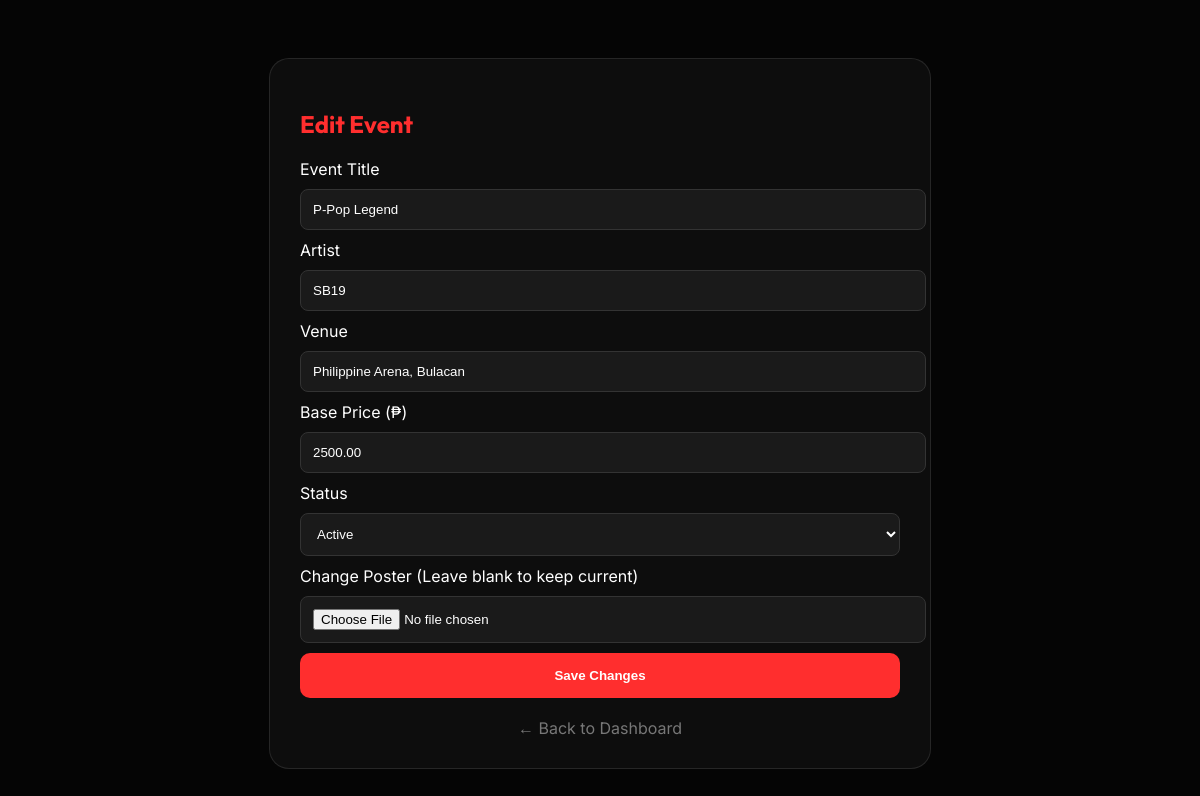
The page /AdminFunction/editevent.php?id=15 (signed in) on the database its author committed.
### tables this page shows
CREATE TABLE `events` (
  `id` int(11) NOT NULL,
  `title` varchar(150) NOT NULL,
  `artist` varchar(120) NOT NULL,
  `venue` varchar(150) NOT NULL,
  `event_date` date NOT NULL,
  `event_time` time NOT NULL,
  `price` decimal(10,2) NOT NULL,
  `poster` varchar(255) DEFAULT NULL,
  `status` enum('active','soldout','cancelled') DEFAULT 'active',
  `created_at` timestamp NOT NULL DEFAULT current_timestamp(),
  `total_rows` int(11) DEFAULT 10,
  `cols_per_row` int(11) NOT NULL,
  `seats_per_row` int(11) DEFAULT 10,
  `vip_rows_count` int(11) DEFAULT 3,
  `price_vip1` int(11) DEFAULT 0,
  `price_vip2` int(11) DEFAULT 0,
  `price_vip3` int(11) DEFAULT 0
);

### AdminFunction/editevent.php (the view, shortened to what this page needs)
<?php
include '../db.php';
$id = (int) $_GET['id'];
$result = mysqli_query($conn, "SELECT * FROM events WHERE id = $id");
$event = mysqli_fetch_assoc($result);
?>
<!DOCTYPE html>
<html lang="en">
<head>
</head>
<body>
    <div class="container">
        <h2>Edit Event</h2>
        <form method="POST" enctype="multipart/form-data">
            <label>Event Title</label>
            <input type="text" name="title" value="<?php echo htmlspecialchars($event['title']); ?>" required>
            <label>Artist</label>
            <input type="text" name="artist" value="<?php echo htmlspecialchars($event['artist']); ?>" required>
            <label>Venue</label>
            <input type="text" name="venue" value="<?php echo htmlspecialchars($event['venue']); ?>" required>
            <label>Base Price (₱)</label>
            <input type="number" name="price" value="<?php echo $event['price']; ?>" required>
            <label>Status</label>
            <select name="status">
                <option value="active" <?php if ($event['status'] == 'active')
                    echo 'selected'; ?>>Active</option>
            </select>
            <label>Change Poster (Leave blank to keep current)</label>
            <input type="file" name="poster">
            <button type="submit" name="update_event" class="btn">Save Changes</button>
        </form>
        <a href="admindash.php" class="back-link">← Back to Dashboard</a>
    </div>
</body>
</html>

### AdminFunction/editevent.php (style rules this page uses)
body { background: #050505; color: white; font-family: 'Inter'; padding: 50px; }
.container { max-width: 600px; margin: auto; background: #0d0d0d; padding: 30px; border-radius: 20px; border: 1px solid rgba(255, 255, 255, 0.1); }
h2 { font-family: 'Outfit'; color: #ff2e2e; margin-bottom: 20px; }
input, select { width: 100%; padding: 12px; margin: 10px 0; background: #1a1a1a; border: 1px solid #333; color: white; border-radius: 8px; }
.btn { background: #ff2e2e; color: white; border: none; padding: 15px; width: 100%; border-radius: 10px; cursor: pointer; font-weight: bold; }
.back-link { display: block; margin-top: 20px; color: #777; text-decoration: none; text-align: center; }

### rows shown on the page
events: title "P-Pop Legend", artist "SB19", venue "Philippine Arena, Bulacan", price "2500.00", status "Active"
